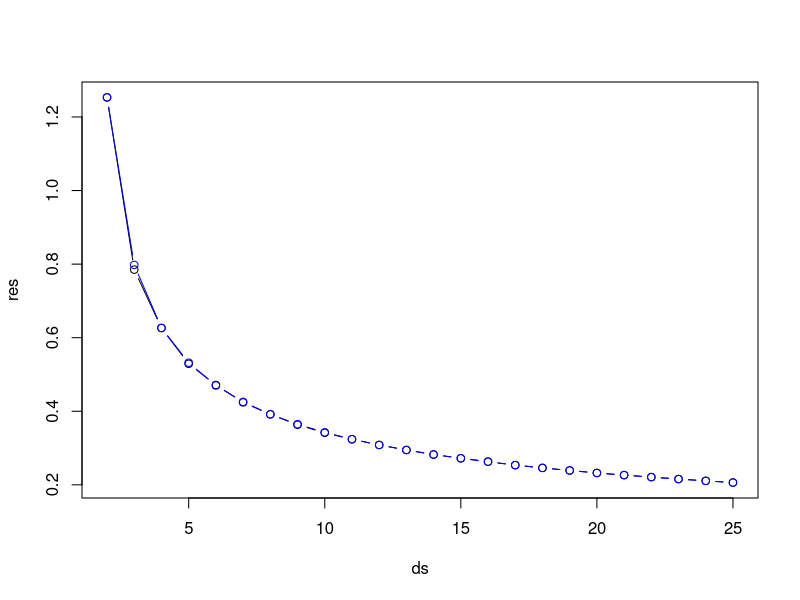

This figure's R source:
# Verify the distributional quantities

B <- 10000
d <- 5
X <- MASS::mvrnorm(B, mu = rep(0,d), Sigma = diag(d))

y1 <- t(apply(X, MARGIN = 1, FUN = function(x) { x / sqrt(sum(x^2)) } ))
colMeans(y1)  # E(X/||X||) = 0, symmetric


ds <- 2:25
res <- c()
for (d in ds) {
    X <- MASS::mvrnorm(B, mu = rep(0,d), Sigma = diag(d))
    y2 <- 1/sqrt(rowSums(X^2))
    res <- c(res, mean(y2))    # E(1/||X||) 
}

plot(ds, res, type = "b")
points(ds, gamma((ds-1)/2)/ (sqrt(2) * gamma(ds/2)), type = "b", col = "blue")



